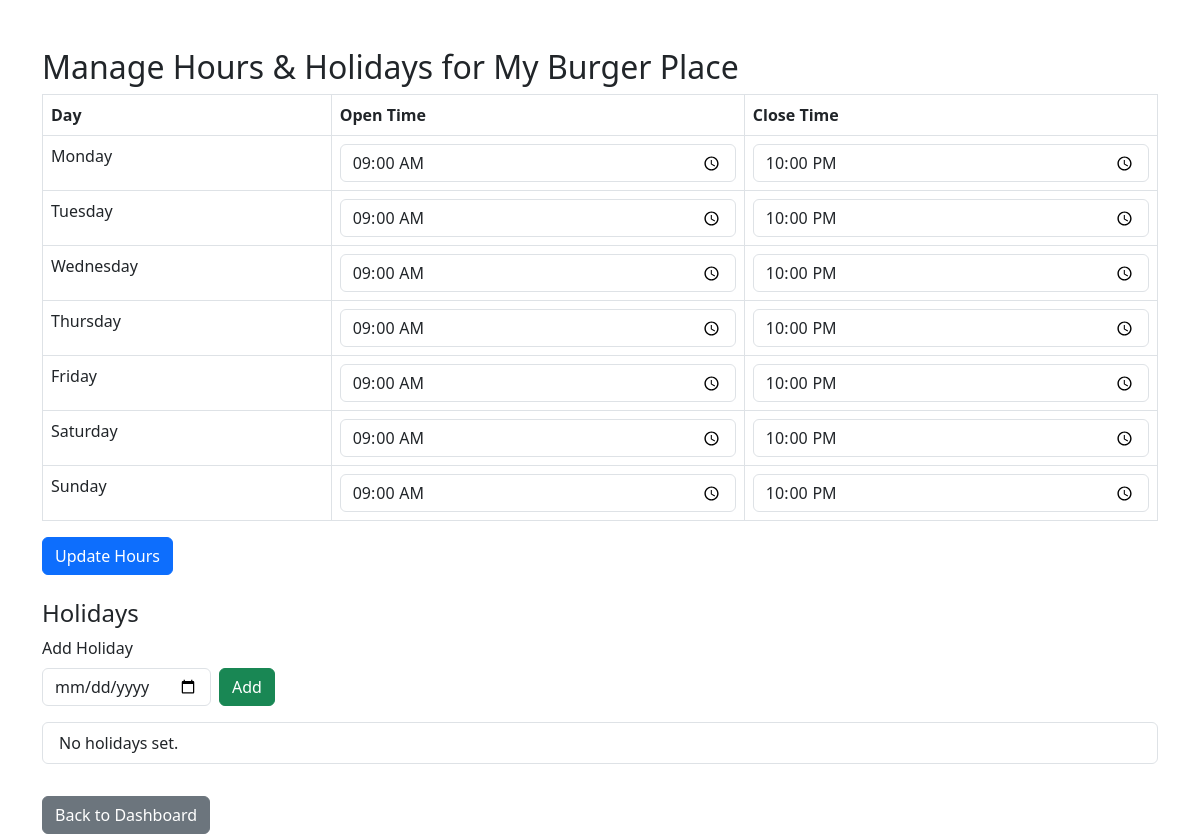
The page /partner_hours (signed in) on the database its author committed.
### tables this page shows
CREATE TABLE restaurants (
        id INTEGER PRIMARY KEY AUTOINCREMENT,
        name TEXT NOT NULL,
        cuisine TEXT,
        rating REAL DEFAULT 0,
        delivery_time INTEGER,
        thumbnail TEXT,
        is_open INTEGER DEFAULT 1
    );

CREATE TABLE restaurant_hours (
        restaurant_id INTEGER NOT NULL,
        day_of_week TEXT NOT NULL,
        open_time TEXT NOT NULL,
        close_time TEXT NOT NULL,
        PRIMARY KEY (restaurant_id, day_of_week),
        FOREIGN KEY(restaurant_id) REFERENCES restaurants(id)
    );

### routes/partner_routes.py (the view, shortened to what this page needs)
@partner_bp.route('/partner_hours', methods=['GET', 'POST'])
def partner_hours():
    if 'partner' not in session:
        return redirect(url_for('partner.partner_login'))
    username = session['partner']
    conn = sqlite3.connect('database.db')
    cursor = conn.cursor()
    cursor.execute('SELECT restaurant_id FROM restaurant_owners WHERE username=?', (username,))
    row = cursor.fetchone()
    if not row or not row[0]:
        conn.close()
        flash('Please create your restaurant profile first.', 'warning')
        return redirect(url_for('partner.partner_restaurant_profile'))
    restaurant_id = row[0]
    cursor.execute('SELECT name FROM restaurants WHERE id=?', (restaurant_id,))
    restaurant_name = cursor.fetchone()[0]
    days = ['Monday', 'Tuesday', 'Wednesday', 'Thursday', 'Friday', 'Saturday', 'Sunday']
    if request.method == 'POST' and 'add_holiday' in request.form:
        holiday_date = request.form['holiday_date']
        cursor.execute('INSERT OR IGNORE INTO restaurant_holidays (restaurant_id, holiday_date) VALUES (?, ?)', (restaurant_id, holiday_date))
        conn.commit()
        flash('Holiday added!', 'success')
    if request.method == 'POST' and 'remove_holiday' in request.form:
        holiday_date = request.form['remove_holiday']
        cursor.execute('DELETE FROM restaurant_holidays WHERE restaurant_id=? AND holiday_date=?', (restaurant_id, holiday_date))
        conn.commit()
        flash('Holiday removed.', 'danger')
    cursor.execute('SELECT day_of_week, open_time, close_time FROM restaurant_hours WHERE restaurant_id=?', (restaurant_id,))
    hours = {row[0]: (row[1], row[2]) for row in cursor.fetchall()}
    cursor.execute('SELECT holiday_date FROM restaurant_holidays WHERE restaurant_id=? ORDER BY holiday_date', (restaurant_id,))
    holidays = [row[0] for row in cursor.fetchall()]
    conn.close()
    return render_template('partner_hours.html', restaurant_name=restaurant_name, days=days, hours=hours, holidays=holidays)

### templates/partner_hours.html (shortened to what this page needs)
<!DOCTYPE html>
<html lang="en">
<head>
    <link rel="stylesheet" href="https://cdn.jsdelivr.net/npm/bootstrap@5.3.0/dist/css/bootstrap.min.css">
</head>
<body>
<div class="container mt-5">
    <h2>Manage Hours & Holidays for {{ restaurant_name }}</h2>
    <form method="post" class="mb-4">
        <table class="table table-bordered">
            <thead>
                <tr><th>Day</th><th>Open Time</th><th>Close Time</th></tr>
            </thead>
            <tbody>
                {% for day in days %}
                <tr>
                    <td>{{ day }}</td>
                    <td><input type="time" class="form-control" name="open_{{ day }}" value="{{ hours[day][0] if day in hours else '' }}" required></td>
                    <td><input type="time" class="form-control" name="close_{{ day }}" value="{{ hours[day][1] if day in hours else '' }}" required></td>
                </tr>
                {% endfor %}
            </tbody>
        </table>
        <button type="submit" class="btn btn-primary">Update Hours</button>
    </form>
    <h4>Holidays</h4>
    <form method="post" class="mb-3 d-flex align-items-end">
        <div class="me-2">
            <label for="holiday_date" class="form-label">Add Holiday</label>
            <input type="date" class="form-control" id="holiday_date" name="holiday_date" required>
        </div>
        <button type="submit" class="btn btn-success">Add</button>
    </form>
    <ul class="list-group mb-3">
        {% for h in holidays %}
        <li class="list-group-item d-flex justify-content-between align-items-center">
            {{ h }}
            <form method="post" style="display:inline;">
                <input type="hidden" name="remove_holiday" value="{{ h }}">
                <button type="submit" class="btn btn-danger btn-sm">Remove</button>
            </form>
        </li>
        {% else %}
        <li class="list-group-item">No holidays set.</li>
        {% endfor %}
    </ul>
    <a href="/partner_dashboard" class="btn btn-secondary mt-3">Back to Dashboard</a>
</div>
</body>
</html>

### rows shown on the page
restaurants: name "My Burger Place"
restaurant_hours: day_of_week "Monday", open_time "09:00", close_time "22:00"
restaurant_hours: day_of_week "Tuesday", open_time "09:00", close_time "22:00"
restaurant_hours: day_of_week "Wednesday", open_time "09:00", close_time "22:00"
restaurant_hours: day_of_week "Thursday", open_time "09:00", close_time "22:00"
restaurant_hours: day_of_week "Friday", open_time "09:00", close_time "22:00"
restaurant_hours: day_of_week "Saturday", open_time "09:00", close_time "22:00"
restaurant_hours: day_of_week "Sunday", open_time "09:00", close_time "22:00"
